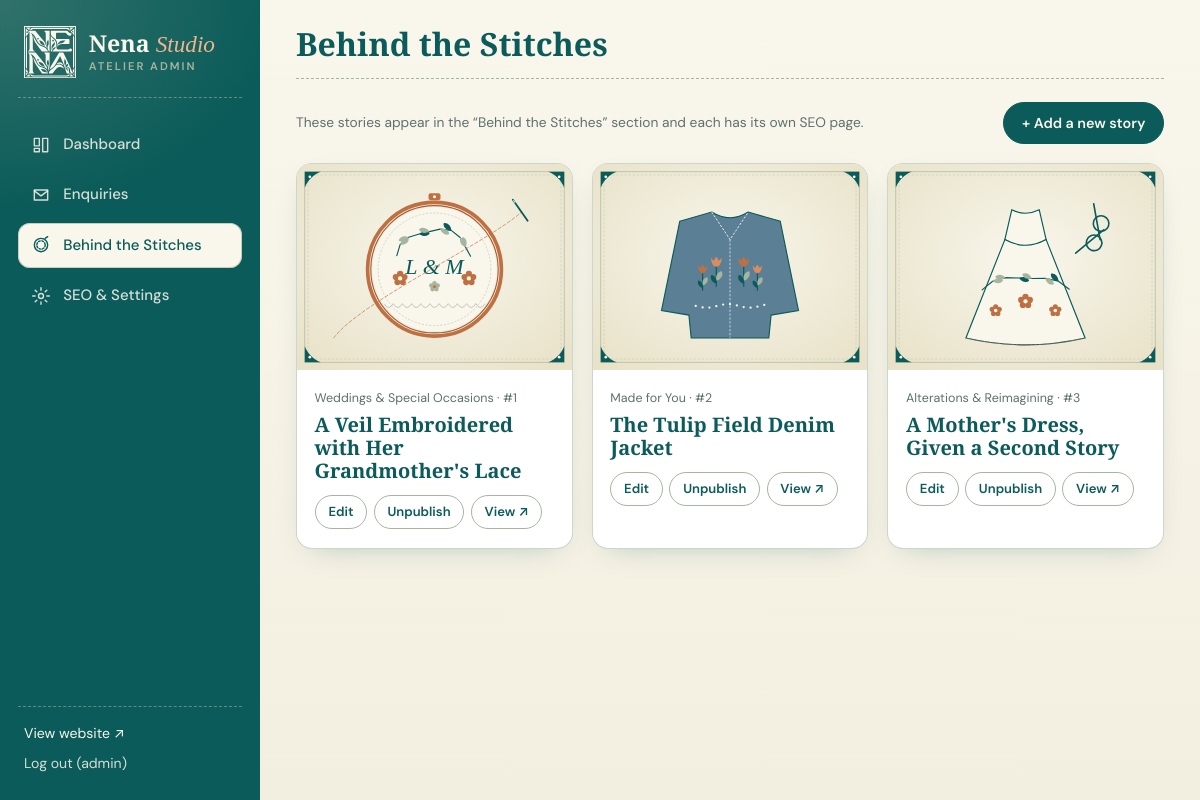
The page /admin/index.php?tab=portfolio (signed in) on the database its author committed.
### tables this page shows
CREATE TABLE `portfolio_projects` (
  `id`                 INT UNSIGNED NOT NULL AUTO_INCREMENT,
  `title`              VARCHAR(190) NOT NULL,
  `slug`               VARCHAR(190) NOT NULL,
  `category`           VARCHAR(40)  NOT NULL DEFAULT 'weddings',
  `short_summary`      VARCHAR(500) NOT NULL DEFAULT '',
  `full_story`         MEDIUMTEXT NULL,
  `image_alt`          VARCHAR(255) NOT NULL DEFAULT '',
  `featured_image`     VARCHAR(255) NULL,
  `video_url`          VARCHAR(500) NULL,
  `media_gallery_json` TEXT NULL,
  `is_published`       TINYINT(1) NOT NULL DEFAULT 1,
  `sort_order`         INT NOT NULL DEFAULT 0,
  `created_at`         TIMESTAMP NOT NULL DEFAULT CURRENT_TIMESTAMP,
  `updated_at`         TIMESTAMP NOT NULL DEFAULT CURRENT_TIMESTAMP ON UPDATE CURRENT_TIMESTAMP,
  PRIMARY KEY (`id`),
  UNIQUE KEY `uniq_project_slug` (`slug`),
  KEY `idx_project_category` (`category`),
  KEY `idx_project_published` (`is_published`, `sort_order`)
);

### includes/config.php (called while the page is built, shortened)
<?php
function e(?string $value): string
{
    return htmlspecialchars((string) $value, ENT_QUOTES | ENT_SUBSTITUTE, 'UTF-8');
}
function base_path(): string
{
    static $base = null;
    if ($base !== null) {
        return $base;
    }
    $docRoot = realpath($_SERVER['DOCUMENT_ROOT'] ?? '') ?: '';
    $root = realpath(ROOT_PATH) ?: ROOT_PATH;
    $base = '';
    if ($docRoot !== '' && str_starts_with($root, $docRoot)) {
        $base = str_replace('\\', '/', substr($root, strlen($docRoot)));
    }
    $base = rtrim($base, '/');
    return $base;
}
function url(string $path = ''): string
{
    return base_path() . '/' . ltrim($path, '/');
}
function media_url(?string $path): string
{
    $path = trim((string) $path);
    $parts = array_map('rawurlencode', explode('/', ltrim($path, '/')));
    return url(implode('/', $parts));
}
function project_url(string $slug): string
{
    return url('stories/' . rawurlencode($slug));
}
function project_categories(): array
{
    return [
        'weddings'     => 'Weddings & Special Occasions',
        'made-for-you' => 'Made for You',
        'alterations'  => 'Alterations & Reimagining',
    ];
}

### admin/index.php (the view, shortened to what this page needs)
<?php
require_once __DIR__ . '/_bootstrap.php';
$pdo = db();
$tab = $_GET['tab'] ?? 'dashboard';
$token = csrf_token();
$categories = project_categories();
if ($tab === 'dashboard'):
    $counts = array_fill_keys(enquiry_statuses(), 0);
    foreach ($pdo->query('SELECT status, COUNT(*) c FROM enquiries GROUP BY status') as $r) {
        $counts[$r['status']] = (int) $r['c'];
    }
    $projectCount = (int) $pdo->query('SELECT COUNT(*) FROM portfolio_projects')->fetchColumn();
    $recent = $pdo->query('SELECT id, name, project_type, status, created_at FROM enquiries ORDER BY created_at DESC LIMIT 6')->fetchAll();
    ?>
    <section class="stats">
        <?php foreach ($counts as $status => $c): ?>
        <a class="stat <?= e(status_class($status)) ?>" href="<?= e(admin_url(['tab' => 'enquiries', 'status' => $status])) ?>">
            <span class="stat__num"><?= $c ?></span>
            <span class="stat__label"><?= e($status) ?></span>
        </a>
        <?php endforeach; ?>
        <a class="stat stat--projects" href="<?= e(admin_url(['tab' => 'portfolio'])) ?>">
            <span class="stat__num"><?= $projectCount ?></span>
            <span class="stat__label">Stories</span>
        </a>
    </section>
    <div class="grid-2">
        <section class="panel">
            <div class="panel__head">
                <h2>Latest enquiries</h2>
                <a href="<?= e(admin_url(['tab' => 'enquiries'])) ?>">View all →</a>
            </div>
            <?php if (!$recent): ?>
            <p class="empty">No enquiries yet. They'll appear here as soon as someone shares their story.</p>
            <?php else: ?>
            <ul class="list">
                <?php foreach ($recent as $r): ?>
                <li>
                    <a href="<?= e(admin_url(['tab' => 'enquiries', 'view' => $r['id']])) ?>">
                        <strong><?= e($r['name']) ?></strong>
                        <span><?= e($r['project_type']) ?> · <?= e(fmt_dt($r['created_at'], 'j M, H:i')) ?></span>
                    </a>
                    <span class="status <?= e(status_class($r['status'])) ?>"><?= e($r['status']) ?></span>
                </li>
                <?php endforeach; ?>
            </ul>
            <?php endif; ?>
        </section>
        <section class="panel">
            <div class="panel__head"><h2>Quick actions</h2></div>
            <div class="quick">
                <a class="a-btn a-btn--primary" href="<?= e(admin_url(['tab' => 'portfolio', 'new' => 1])) ?>">+ Add a new story</a>
                <a class="a-btn" href="<?= e(admin_url(['tab' => 'enquiries', 'status' => 'New'])) ?>">Review new enquiries</a>
                <a class="a-btn" href="<?= e(admin_url(['tab' => 'settings'])) ?>">Edit SEO settings</a>
                <a class="a-btn" href="<?= e(url('sitemap.xml')) ?>" target="_blank" rel="noopener">Open sitemap.xml ↗</a>
            </div>
            <p class="hint">Tip: change the default password in <a href="<?= e(admin_url(['tab' => 'settings'])) ?>#password">Settings</a> if you haven't already.</p>
        </section>
    </div>
<?php
elseif ($tab === 'portfolio'):
    $editId = (int) ($_GET['edit'] ?? 0);
    $isNew = isset($_GET['new']);
    if ($editId > 0 || $isNew):
        $p = [
            'id' => 0, 'title' => '', 'slug' => '', 'category' => 'weddings', 'short_summary' => '', 'full_story' => '',
            'image_alt' => '', 'featured_image' => '', 'video_url' => '', 'media_gallery_json' => '[]', 'is_published' => 1,
            'sort_order' => 0, 'created_at' => gmdate('Y-m-d H:i:s'),
        ];
        if ($editId > 0) {
            $stmt = $pdo->prepare('SELECT * FROM portfolio_projects WHERE id = :id');
            $stmt->execute([':id' => $editId]);
            $found = $stmt->fetch();
            if (!$found) {
                echo '<div class="alert alert--error">Project not found.</div>';
                admin_layout_end();
                exit;
            }
            $p = $found;
        }
        if (!empty($_SESSION['project_form'])) {
            foreach (['title', 'slug', 'category', 'short_summary', 'full_story', 'image_alt', 'video_url', 'sort_order'] as $k) {
                if (isset($_SESSION['project_form'][$k])) {
                    $p[$k] = (string) $_SESSION['project_form'][$k];
                }
            }
            unset($_SESSION['project_form']);
        }
        $gallery = json_list($p['media_gallery_json']);
        $videoIsUpload = str_starts_with((string) $p['video_url'], 'uploads/portfolio/');
        ?>
        <a class="back" href="<?= e(admin_url(['tab' => 'portfolio'])) ?>">← All stories</a>
        <form method="post" enctype="multipart/form-data" class="project-form">
            <input type="hidden" name="csrf_token" value="<?= e($token) ?>">
            <input type="hidden" name="action" value="project_save">
            <input type="hidden" name="id" value="<?= (int) $p['id'] ?>">
            <div class="grid-2 grid-2--wide">
                <section class="panel form-stack">
                    <div class="panel__head"><h2><?= $p['id'] ? 'Edit story' : 'New story' ?></h2>
                        <?php if ($p['id'] && $p['is_published']): ?><a href="<?= e(project_url($p['slug'])) ?>" target="_blank" rel="noopener">View live ↗</a><?php endif; ?>
                    </div>
                    <label>Title *
                        <input type="text" name="title" id="title" value="<?= e($p['title']) ?>" required maxlength="190" data-slug-source="slug">
                    </label>
                    <label>URL slug <small>/stories/<b>your-slug</b> — lowercase, numbers and dashes</small>
                        <input type="text" name="slug" id="slug" value="<?= e($p['slug']) ?>" maxlength="180" pattern="[a-z0-9\-]*">
                    </label>
                    <div class="row-2">
                        <label>Category
                            <select name="category">
                                <?php foreach ($categories as $k => $label): ?>
                                <option value="<?= e($k) ?>" <?= $p['category'] === $k ? 'selected' : '' ?>><?= e($label) ?></option>
                                <?php endforeach; ?>
                            </select>
                        </label>
                        <label>Date
                            <input type="date" name="created_at" value="<?= e(substr((string) $p['created_at'], 0, 10)) ?>">
                        </label>
                    </div>
                    <label>Short summary <small>(shown on cards & used as the meta description — ideally 120–160 characters)</small>
                        <textarea name="short_summary" rows="3" maxlength="500" data-count="sumCount" data-max="160"><?= e($p['short_summary']) ?></textarea>
                        <span class="counter" id="sumCount"></span>
                    </label>
                    <label>Full story
                        <small>Blank line = new paragraph. Start a line with <code>## </code> for a sub-heading (e.g. <code>## Where the idea came from</code>).</small>
                        <textarea name="full_story" rows="18" class="mono"><?= e($p['full_story']) ?></textarea>
                    </label>
                </section>
                <aside class="form-stack">
                    <section class="panel form-stack">
                        <div class="panel__head"><h2>Publishing</h2></div>
                        <label class="check"><input type="checkbox" name="is_published" value="1" <?= $p['is_published'] ? 'checked' : '' ?>> Published (visible on the website)</label>
                        <label>Sort order <small>(lower numbers appear first)</small>
                            <input type="number" name="sort_order" value="<?= (int) $p['sort_order'] ?>" step="1">
                        </label>
                        <button class="a-btn a-btn--primary a-btn--block" type="submit"><?= $p['id'] ? 'Save changes' : 'Create story' ?></button>
                    </section>
                    <section class="panel form-stack">
                        <div class="panel__head"><h2>Cover photo</h2></div>
                        <?php if ($p['featured_image']): ?>
                        <figure class="cover-preview">
                            <img src="<?= e(media_url($p['featured_image'])) ?>" alt="">
                            <label class="check"><input type="checkbox" name="remove_featured" value="1"> Remove cover</label>
                        </figure>
                        <?php endif; ?>
                        <label>Upload <?= $p['featured_image'] ? 'a new ' : '' ?>cover <small>JPG, PNG, WEBP or GIF · max <?= (int) (PORTFOLIO_MAX_IMAGE_BYTES / 1048576) ?> MB · 4:3 works best</small>
                            <input type="file" name="featured_image" accept="image/jpeg,image/png,image/webp,image/gif" data-preview="coverPreview">
                        </label>
                        <div class="upload-preview" id="coverPreview"></div>
                        <label>SEO alt text <small>(describe the photo for Google & screen readers)</small>
                            <input type="text" name="image_alt" value="<?= e($p['image_alt']) ?>" maxlength="255" placeholder="e.g. Embroidered bridal veil with birth flowers">
                        </label>
                    </section>
                    <section class="panel form-stack">
                        <div class="panel__head"><h2>Gallery</h2></div>
                        <?php if ($gallery): ?>
                        <ul class="gallery-admin">
                            <?php foreach ($gallery as $g): ?>
                            <li>
                                <img src="<?= e(media_url($g)) ?>" alt="" loading="lazy">
                                <label class="check check--sm"><input type="checkbox" name="remove_gallery[]" value="<?= e($g) ?>"> Remove</label>
                            </li>
                            <?php endforeach; ?>
                        </ul>
                        <?php endif; ?>
                        <label>Add gallery photos <small>(select several at once)</small>
                            <input type="file" name="gallery_images[]" multiple accept="image/jpeg,image/png,image/webp,image/gif" data-preview="galleryPreview">
                        </label>
                        <div class="upload-preview" id="galleryPreview"></div>
                    </section>
                    <section class="panel form-stack">
                        <div class="panel__head"><h2>Process video</h2></div>
                        <?php if ($p['video_url']): ?>
                        <p class="hint">Current: <code><?= e($p['video_url']) ?></code></p>
                        <?php if ($videoIsUpload): ?>
                        <video src="<?= e(media_url($p['video_url'])) ?>" controls preload="metadata" class="video-preview"></video>
                        <?php endif; ?>
                        <?php endif; ?>
                        <label>Upload video <small>MP4 or WEBM · max <?= (int) (PORTFOLIO_MAX_VIDEO_BYTES / 1048576) ?> MB (server limit: <?= e(ini_get('upload_max_filesize')) ?>)</small>
                            <input type="file" name="video_file" accept="video/mp4,video/webm">
                        </label>
                        <label>…or video URL <small>(YouTube, Vimeo or a direct .mp4 link — leave empty to remove)</small>
                            <input type="text" name="video_url" value="<?= e($p['video_url']) ?>" placeholder="https://youtu.be/…">
                        </label>
                    </section>
                </aside>
            </div>
        </form>
        <?php if ($p['id']): ?>
        <form method="post" data-confirm="Delete this story and all its uploaded media permanently?" class="danger-zone panel">
            <input type="hidden" name="csrf_token" value="<?= e($token) ?>">
            <input type="hidden" name="action" value="project_delete">
            <input type="hidden" name="id" value="<?= (int) $p['id'] ?>">
            <div><strong>Delete this story</strong><p class="hint">This removes the story and its uploaded photos and video. It cannot be undone.</p></div>
            <button class="a-btn a-btn--danger" type="submit">Delete story</button>
        </form>
        <?php endif; ?>
    <?php else:
        $rows = $pdo->query('SELECT id, title, slug, category, featured_image, image_alt, video_url, is_published, sort_order, created_at FROM portfolio_projects ORDER BY sort_order ASC, created_at DESC')->fetchAll();
        ?>
        <div class="toolbar">
            <p class="hint">These stories appear in the “Behind the Stitches” section and each has its own SEO page.</p>
            <a class="a-btn a-btn--primary" href="<?= e(admin_url(['tab' => 'portfolio', 'new' => 1])) ?>">+ Add a new story</a>
        </div>
        <?php if (!$rows): ?>
        <section class="panel"><p class="empty">No stories yet. Add your first one!</p></section>
        <?php else: ?>
        <div class="cards">
            <?php foreach ($rows as $r): ?>
            <article class="card <?= $r['is_published'] ? '' : 'is-draft' ?>">
                <a href="<?= e(admin_url(['tab' => 'portfolio', 'edit' => $r['id']])) ?>" class="card__media">
                    <?php if ($r['featured_image']): ?><img src="<?= e(media_url($r['featured_image'])) ?>" alt="<?= e($r['image_alt']) ?>" loading="lazy"><?php endif; ?>
                </a>
                <div class="card__body">
                    <small><?= e($categories[$r['category']] ?? $r['category']) ?> · #<?= (int) $r['sort_order'] ?></small>
                    <h3><a href="<?= e(admin_url(['tab' => 'portfolio', 'edit' => $r['id']])) ?>"><?= e($r['title']) ?></a></h3>
                    <div class="card__actions">
                        <a class="a-btn a-btn--sm" href="<?= e(admin_url(['tab' => 'portfolio', 'edit' => $r['id']])) ?>">Edit</a>
                        <form method="post">
                            <button class="a-btn a-btn--sm" type="submit"><?= $r['is_published'] ? 'Unpublish' : 'Publish' ?></button>
                        </form>
                        <?php if ($r['is_published']): ?><a class="a-btn a-btn--sm a-btn--ghost" href="<?= e(project_url($r['slug'])) ?>" target="_blank" rel="noopener">View ↗</a><?php endif; ?>
                    </div>
                </div>
            </article>
            <?php endforeach; ?>
        </div>
        <?php endif; ?>
    <?php endif;
endif;

### rows shown on the page
portfolio_projects: featured_image (picture), category "Weddings & Special Occasions", sort_order "1", title "A Veil Embroidered with Her Grandmother's Lace", is_published "Unpublish"
portfolio_projects: featured_image (picture), category "Made for You", sort_order "2", title "The Tulip Field Denim Jacket", is_published "Unpublish"
portfolio_projects: featured_image (picture), category "Alterations & Reimagining", sort_order "3", title "A Mother's Dress, Given a Second Story", is_published "Unpublish"

### other values the page prints
$label "Dashboard"
$label "Enquiries"
$label "Behind the Stitches"
$label "SEO & Settings"
$_SESSION['admin_username'] "admin"
$title "Behind the Stitches"
